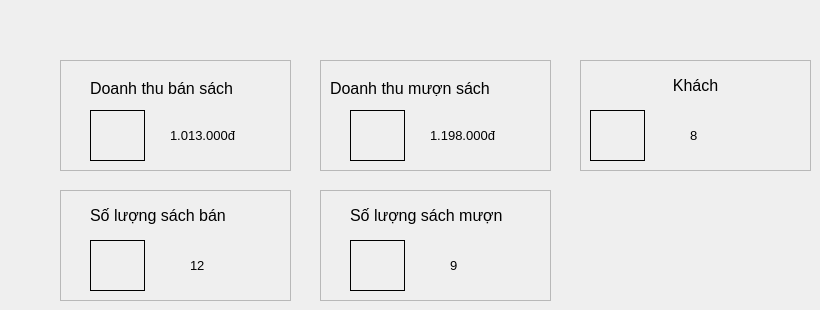
     <widget class="QWidget" name="tw1">
      <attribute name="title">
       <string>trangchu</string>
      </attribute>
      <widget class="QFrame" name="frame_4">
       <property name="geometry">
        <rect>
         <x>60</x>
         <y>60</y>
         <width>231</width>
         <height>111</height>
        </rect>
       </property>
       <property name="frameShape">
        <enum>QFrame::StyledPanel</enum>
       </property>
       <property name="frameShadow">
        <enum>QFrame::Raised</enum>
       </property>
       <widget class="QLabel" name="label_7">
        <property name="geometry">
         <rect>
          <x>30</x>
          <y>20</y>
          <width>191</width>
          <height>16</height>
         </rect>
        </property>
        <property name="font">
         <font>
          <pointsize>12</pointsize>
         </font>
        </property>
        <property name="text">
         <string>Doanh thu bán sách</string>
        </property>
       </widget>
       <widget class="QLabel" name="label_8">
        <property name="geometry">
         <rect>
          <x>30</x>
          <y>50</y>
          <width>55</width>
          <height>51</height>
         </rect>
        </property>
        <property name="frameShape">
         <enum>QFrame::Panel</enum>
        </property>
        <property name="text">
         <string/>
        </property>
        <property name="pixmap">
         <pixmap resource="Resource.qrc">Images/bookicon.png</pixmap>
        </property>
        <property name="scaledContents">
         <bool>true</bool>
        </property>
       </widget>
       <widget class="QLabel" name="label_9">
        <property name="geometry">
         <rect>
          <x>110</x>
          <y>60</y>
          <width>81</width>
          <height>31</height>
         </rect>
        </property>
        <property name="font">
         <font>
          <pointsize>10</pointsize>
         </font>
        </property>
        <property name="text">
         <string>1.013.000đ</string>
        </property>
       </widget>
      </widget>
      <widget class="QFrame" name="frame_5">
       <property name="geometry">
        <rect>
         <x>320</x>
         <y>60</y>
         <width>231</width>
         <height>111</height>
        </rect>
       </property>
       <property name="frameShape">
        <enum>QFrame::StyledPanel</enum>
       </property>
       <property name="frameShadow">
        <enum>QFrame::Raised</enum>
       </property>
       <widget class="QLabel" name="label_13">
        <property name="geometry">
         <rect>
          <x>10</x>
          <y>20</y>
          <width>211</width>
          <height>16</height>
         </rect>
        </property>
        <property name="font">
         <font>
          <pointsize>12</pointsize>
         </font>
        </property>
        <property name="text">
         <string>Doanh thu mượn sách</string>
        </property>
       </widget>
       <widget class="QLabel" name="label_14">
        <property name="geometry">
         <rect>
          <x>30</x>
          <y>50</y>
          <width>55</width>
          <height>51</height>
         </rect>
        </property>
        <property name="frameShape">
         <enum>QFrame::Panel</enum>
        </property>
        <property name="text">
         <string/>
        </property>
        <property name="pixmap">
         <pixmap resource="Resource.qrc">Images/bookicon.png</pixmap>
        </property>
        <property name="scaledContents">
         <bool>true</bool>
        </property>
       </widget>
       <widget class="QLabel" name="label_15">
        <property name="geometry">
         <rect>
          <x>110</x>
          <y>60</y>
          <width>101</width>
          <height>31</height>
         </rect>
        </property>
        <property name="font">
         <font>
          <pointsize>10</pointsize>
         </font>
        </property>
        <property name="text">
         <string>1.198.000đ</string>
        </property>
       </widget>
      </widget>
      <widget class="QFrame" name="frame_6">
       <property name="geometry">
        <rect>
         <x>580</x>
         <y>60</y>
         <width>231</width>
         <height>111</height>
        </rect>
       </property>
       <property name="frameShape">
        <enum>QFrame::StyledPanel</enum>
       </property>
       <property name="frameShadow">
        <enum>QFrame::Raised</enum>
       </property>
       <widget class="QLabel" name="label_19">
        <property name="geometry">
         <rect>
          <x>10</x>
          <y>15</y>
          <width>211</width>
          <height>21</height>
         </rect>
        </property>
        <property name="font">
         <font>
          <pointsize>12</pointsize>
         </font>
        </property>
        <property name="text">
         <string>&lt;html&gt;&lt;head/&gt;&lt;body&gt;&lt;p align=&quot;center&quot;&gt;Khách&lt;/p&gt;&lt;/body&gt;&lt;/html&gt;</string>
        </property>
       </widget>
       <widget class="QLabel" name="label_20">
        <property name="geometry">
         <rect>
          <x>10</x>
          <y>50</y>
          <width>55</width>
          <height>51</height>
         </rect>
        </property>
        <property name="frameShape">
         <enum>QFrame::Panel</enum>
        </property>
        <property name="text">
         <string/>
        </property>
        <property name="pixmap">
         <pixmap resource="Resource.qrc">Images/clienticon.png</pixmap>
        </property>
        <property name="scaledContents">
         <bool>true</bool>
        </property>
       </widget>
       <widget class="QLabel" name="label_21">
        <property name="geometry">
         <rect>
          <x>110</x>
          <y>60</y>
          <width>101</width>
          <height>31</height>
         </rect>
        </property>
        <property name="font">
         <font>
          <pointsize>10</pointsize>
         </font>
        </property>
        <property name="text">
         <string>8</string>
        </property>
       </widget>
      </widget>
      <widget class="QFrame" name="frame_7">
       <property name="geometry">
        <rect>
         <x>60</x>
         <y>190</y>
         <width>231</width>
         <height>111</height>
        </rect>
       </property>
       <property name="frameShape">
        <enum>QFrame::StyledPanel</enum>
       </property>
       <property name="frameShadow">
        <enum>QFrame::Raised</enum>
       </property>
       <widget class="QLabel" name="label_22">
        <property name="geometry">
         <rect>
          <x>30</x>
          <y>10</y>
          <width>191</width>
          <height>31</height>
         </rect>
        </property>
        <property name="font">
         <font>
          <pointsize>12</pointsize>
         </font>
        </property>
        <property name="text">
         <string>Số lượng sách bán</string>
        </property>
       </widget>
       <widget class="QLabel" name="label_23">
        <property name="geometry">
         <rect>
          <x>30</x>
          <y>50</y>
          <width>55</width>
          <height>51</height>
         </rect>
        </property>
        <property name="frameShape">
         <enum>QFrame::Panel</enum>
        </property>
        <property name="text">
         <string/>
        </property>
        <property name="pixmap">
         <pixmap resource="Resource.qrc">Images/bookicon2.png</pixmap>
        </property>
        <property name="scaledContents">
         <bool>true</bool>
        </property>
       </widget>
       <widget class="QLabel" name="label_24">
        <property name="geometry">
         <rect>
          <x>130</x>
          <y>60</y>
          <width>81</width>
          <height>31</height>
         </rect>
        </property>
        <property name="font">
         <font>
          <pointsize>10</pointsize>
         </font>
        </property>
        <property name="text">
         <string>12</string>
        </property>
       </widget>
      </widget>
      <widget class="QFrame" name="frame_8">
       <property name="geometry">
        <rect>
         <x>320</x>
         <y>190</y>
         <width>231</width>
         <height>111</height>
        </rect>
       </property>
       <property name="frameShape">
        <enum>QFrame::StyledPanel</enum>
       </property>
       <property name="frameShadow">
        <enum>QFrame::Raised</enum>
       </property>
       <widget class="QLabel" name="label_25">
        <property name="geometry">
         <rect>
          <x>30</x>
          <y>10</y>
          <width>191</width>
          <height>31</height>
         </rect>
        </property>
        <property name="font">
         <font>
          <pointsize>12</pointsize>
         </font>
        </property>
        <property name="text">
         <string>Số lượng sách mượn</string>
        </property>
       </widget>
       <widget class="QLabel" name="label_26">
        <property name="geometry">
         <rect>
          <x>30</x>
          <y>50</y>
          <width>55</width>
          <height>51</height>
         </rect>
        </property>
        <property name="frameShape">
         <enum>QFrame::Panel</enum>
        </property>
        <property name="text">
         <string/>
        </property>
        <property name="pixmap">
         <pixmap resource="Resource.qrc">Images/bookicon2.png</pixmap>
        </property>
        <property name="scaledContents">
         <bool>true</bool>
        </property>
       </widget>
       <widget class="QLabel" name="label_27">
        <property name="geometry">
         <rect>
          <x>130</x>
          <y>60</y>
          <width>81</width>
          <height>31</height>
         </rect>
        </property>
        <property name="font">
         <font>
          <pointsize>10</pointsize>
         </font>
        </property>
        <property name="text">
         <string>9</string>
        </property>
       </widget>
      </widget>
     </widget>
